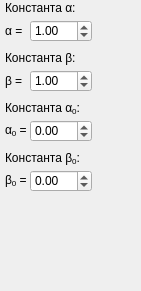
    <widget class="QWidget" name="airyGaussModePage">
     <property name="geometry">
      <rect>
       <x>0</x>
       <y>0</y>
       <width>141</width>
       <height>291</height>
      </rect>
     </property>
     <attribute name="label">
      <string>Мода Эйри-Гаусса</string>
     </attribute>
     <widget class="QLabel" name="alphaText">
      <property name="geometry">
       <rect>
        <x>5</x>
        <y>0</y>
        <width>111</width>
        <height>16</height>
       </rect>
      </property>
      <property name="text">
       <string>Константа α:</string>
      </property>
     </widget>
     <widget class="QLabel" name="betaText">
      <property name="geometry">
       <rect>
        <x>5</x>
        <y>50</y>
        <width>111</width>
        <height>16</height>
       </rect>
      </property>
      <property name="text">
       <string>Константа β:</string>
      </property>
     </widget>
     <widget class="QLabel" name="alpha0Text">
      <property name="geometry">
       <rect>
        <x>5</x>
        <y>100</y>
        <width>111</width>
        <height>16</height>
       </rect>
      </property>
      <property name="text">
       <string>&lt;html&gt;&lt;head/&gt;&lt;body&gt;&lt;p&gt;Константа α&lt;span style=&quot; vertical-align:sub;&quot;&gt;0&lt;/span&gt;:&lt;/p&gt;&lt;/body&gt;&lt;/html&gt;</string>
      </property>
     </widget>
     <widget class="QLabel" name="alpha0InputText">
      <property name="geometry">
       <rect>
        <x>5</x>
        <y>120</y>
        <width>21</width>
        <height>21</height>
       </rect>
      </property>
      <property name="text">
       <string>&lt;html&gt;&lt;head/&gt;&lt;body&gt;&lt;p&gt;α&lt;span style=&quot; vertical-align:sub;&quot;&gt;0&lt;/span&gt; = &lt;/p&gt;&lt;/body&gt;&lt;/html&gt;</string>
      </property>
     </widget>
     <widget class="QLabel" name="betaInputText">
      <property name="geometry">
       <rect>
        <x>5</x>
        <y>70</y>
        <width>21</width>
        <height>21</height>
       </rect>
      </property>
      <property name="text">
       <string>β = </string>
      </property>
     </widget>
     <widget class="QLabel" name="alphaInputText">
      <property name="geometry">
       <rect>
        <x>5</x>
        <y>20</y>
        <width>21</width>
        <height>21</height>
       </rect>
      </property>
      <property name="text">
       <string>α = </string>
      </property>
     </widget>
     <widget class="QDoubleSpinBox" name="alpha0InputBox">
      <property name="geometry">
       <rect>
        <x>30</x>
        <y>120</y>
        <width>62</width>
        <height>22</height>
       </rect>
      </property>
      <property name="minimum">
       <double>-99.989999999999995</double>
      </property>
      <property name="value">
       <double>0.000000000000000</double>
      </property>
     </widget>
     <widget class="QDoubleSpinBox" name="betaInputBox">
      <property name="geometry">
       <rect>
        <x>30</x>
        <y>70</y>
        <width>62</width>
        <height>22</height>
       </rect>
      </property>
      <property name="minimum">
       <double>-99.989999999999995</double>
      </property>
      <property name="value">
       <double>1.000000000000000</double>
      </property>
     </widget>
     <widget class="QDoubleSpinBox" name="alphaInputBox">
      <property name="geometry">
       <rect>
        <x>30</x>
        <y>20</y>
        <width>62</width>
        <height>22</height>
       </rect>
      </property>
      <property name="minimum">
       <double>-99.989999999999995</double>
      </property>
      <property name="value">
       <double>1.000000000000000</double>
      </property>
     </widget>
     <widget class="QDoubleSpinBox" name="beta0InputBox">
      <property name="geometry">
       <rect>
        <x>30</x>
        <y>170</y>
        <width>62</width>
        <height>22</height>
       </rect>
      </property>
      <property name="minimum">
       <double>-99.000000000000000</double>
      </property>
      <property name="value">
       <double>0.000000000000000</double>
      </property>
     </widget>
     <widget class="QLabel" name="beta0InputText">
      <property name="geometry">
       <rect>
        <x>5</x>
        <y>170</y>
        <width>21</width>
        <height>21</height>
       </rect>
      </property>
      <property name="text">
       <string>&lt;html&gt;&lt;head/&gt;&lt;body&gt;&lt;p&gt;β&lt;span style=&quot; vertical-align:sub;&quot;&gt;0&lt;/span&gt; = &lt;/p&gt;&lt;/body&gt;&lt;/html&gt;</string>
      </property>
     </widget>
     <widget class="QLabel" name="beta0Text">
      <property name="geometry">
       <rect>
        <x>5</x>
        <y>150</y>
        <width>111</width>
        <height>16</height>
       </rect>
      </property>
      <property name="text">
       <string>&lt;html&gt;&lt;head/&gt;&lt;body&gt;&lt;p&gt;Константа β&lt;span style=&quot; vertical-align:sub;&quot;&gt;0&lt;/span&gt;:&lt;/p&gt;&lt;/body&gt;&lt;/html&gt;</string>
      </property>
     </widget>
    </widget>
